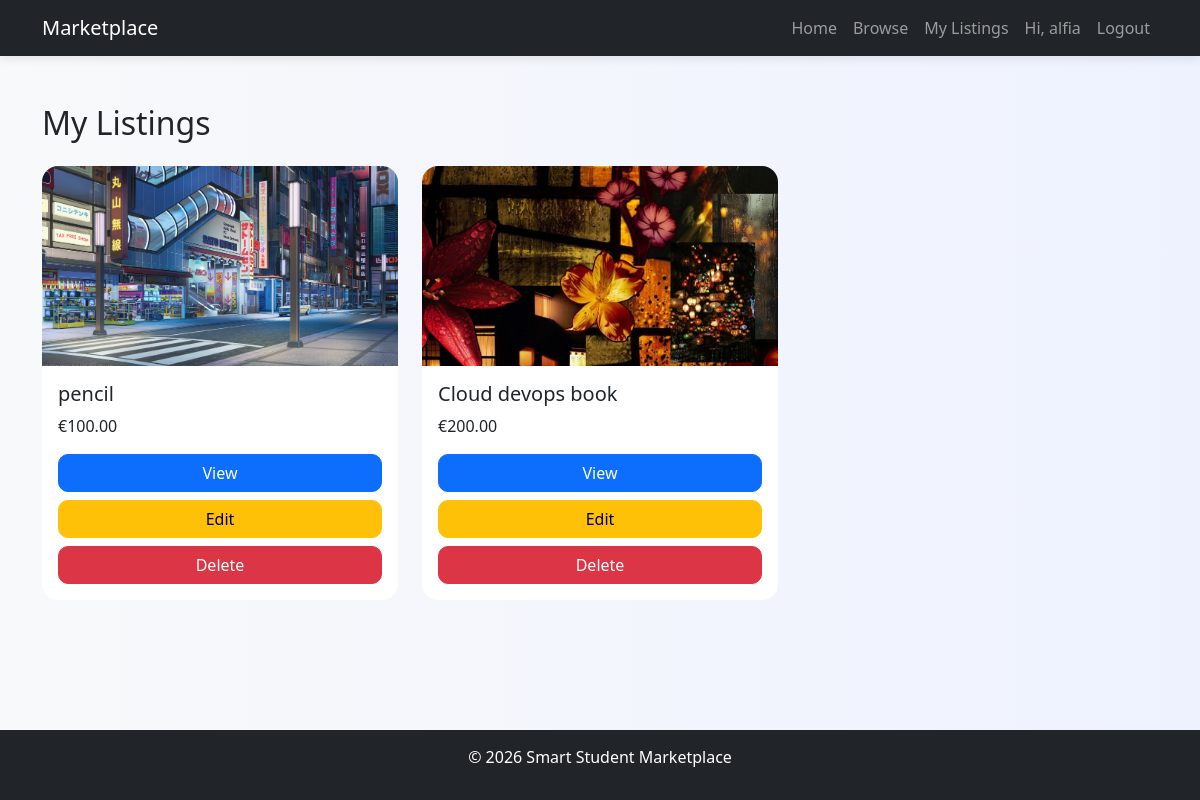
Page /my-listings/ (signed in) on the committed database.
### marketplace/models.py (models this page shows, shortened)
class Listing(models.Model):
    seller = models.ForeignKey(User, on_delete=models.CASCADE)
    title = models.CharField(max_length=200)
    description = models.TextField()
    price = models.DecimalField(max_digits=10, decimal_places=2)
    category = models.ForeignKey(Category, on_delete=models.SET_NULL, null=True)
    image = models.ImageField(upload_to='listings/', null=True, blank=True)
    location = models.CharField(max_length=100, blank=True)
    created_at = models.DateTimeField(auto_now_add=True)

### marketplace/views.py (the view)
# urls.py: path('my-listings/', views.my_listings, name='my_listings'),
@login_required
def my_listings(request):
    listings = Listing.objects.filter(seller=request.user).order_by('-created_at')
    return render(request, 'marketplace/my_listings.html', {'listings': listings})

### templates/marketplace/my_listings.html
{% extends 'base.html' %}
{% block content %}
<div class="container mt-5">
    <h2 class="mb-4">My Listings</h2>
    <div class="row g-4">
        {% for listing in listings %}
            <div class="col-md-4">
                <div class="card">
                    {% if listing.image %}
                        <img src="{{ listing.image.url }}"
                             style="height:200px; width:100%; object-fit:cover;">
                    {% endif %}
                    <div class="p-3">
                        <h5>{{ listing.title }}</h5>
                        <p>€{{ listing.price }}</p>
                        <a href="/listing/{{ listing.id }}/" class="btn btn-primary w-100 mb-2">View</a>
                        <a href="/edit/{{ listing.id }}/" class="btn btn-warning w-100 mb-2">Edit</a>
                        <a href="/delete/{{ listing.id }}/" class="btn btn-danger w-100">Delete</a>
                    </div>
                </div>
            </div>
        {% empty %}
            <p>You have no listings yet.</p>
        {% endfor %}
    </div>
</div>
{% endblock %}

### templates/base.html (shortened to what this page needs)
<!DOCTYPE html>
<html lang="en">
<head>
<link href="https://cdn.jsdelivr.net/npm/bootstrap@5.3.3/dist/css/bootstrap.min.css" rel="stylesheet">
</head>
<body>
<nav class="navbar navbar-expand-lg navbar-dark bg-dark">
    <div class="container">
        <a class="navbar-brand" href="/">Marketplace</a>
        <div class="collapse navbar-collapse">
            <ul class="navbar-nav ms-auto">
                <li class="nav-item">
                    <a class="nav-link" href="/">Home</a>
                </li>
                <li class="nav-item">
                    <a class="nav-link" href="/">Browse</a>
                </li>
                {% if user.is_authenticated %}
                    <li class="nav-item">
                        <a class="nav-link" href="{% url 'my_listings' %}">My Listings</a>
                    </li>
                    <li class="nav-item">
                        <span class="nav-link">Hi, {{ user.username }}</span>
                    </li>
                    <li class="nav-item">
                        <a class="nav-link" href="/accounts/logout/">Logout</a>
                    </li>
                {% endif %}
            </ul>
        </div>
    </div>
</nav>
<main>
{% block content %}{% endblock %}
</main>
<footer class="footer text-center">
    <p>© 2026 Smart Student Marketplace</p>
</footer>
</body>
</html>

### templates/base.html (style rules this page uses)
html, body { height: 100%; }
body { display: flex; flex-direction: column; background: linear-gradient(to right, #f8f9fa, #eef2ff); font-family: 'Segoe UI', sans-serif; }
main { flex: 1; }
.navbar { box-shadow: 0 2px 10px rgba(0,0,0,0.1); }
.card { border-radius: 16px; overflow: hidden; border: none; transition: all 0.3s ease; }
.card img { height: 200px; object-fit: cover; }
.btn { border-radius: 10px; }
.footer { background: #212529; color: white; padding: 15px 0; }

### rows in the picture
Listing: image (picture), title "pencil", price "100.00"
Listing: image (picture), title "Cloud devops book", price "200.00"

### other values in the picture
{{ user.username }} "alfia"
